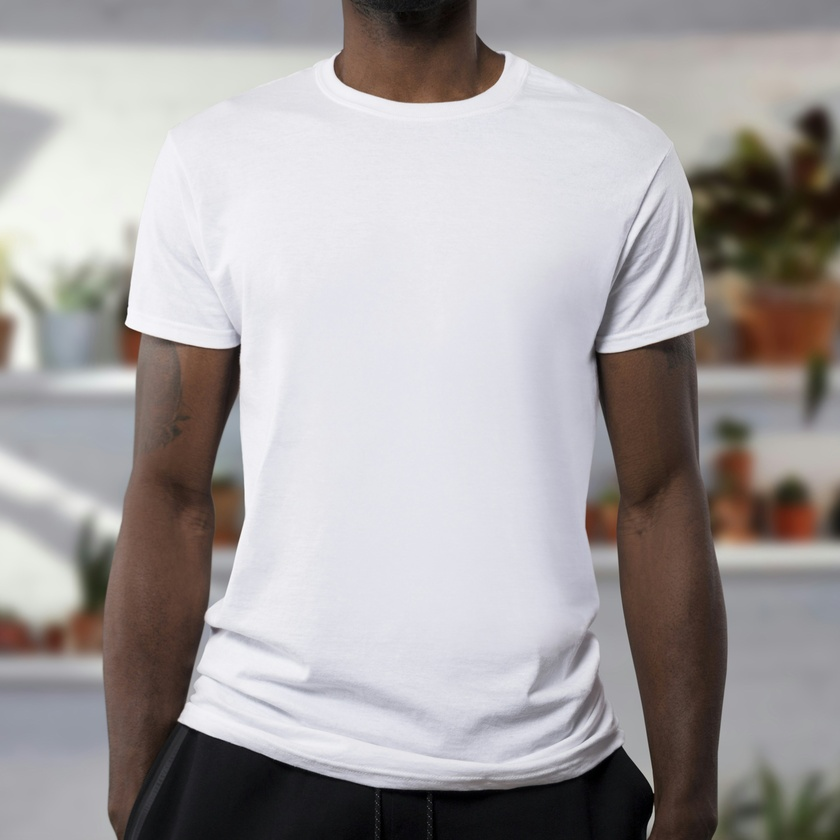
#> input picture frontend/test-images/test-shirt.jpg, 840 x 840 px, shrunk from 3000 x 3000 before the run
$ python -i image_processing.py   (imports and definitions only)
#> lines starting #> are read from the running program, lines starting #| are printed output that depends on the picture
#> further down, picture is the input picture: PIL image 840x840 RGB; mean R, G, B 166, 161.4, 161.5
#!/usr/bin/env python3
"""
Image Processing Utilities
Advanced image processing for flat lay composition
"""

import logging
from typing import Optional, Tuple
from PIL import Image, ImageFilter, ImageEnhance, ImageOps
import numpy as np

logger = logging.getLogger(__name__)


# [126 lines left out: functions remove_background_advanced, smooth_edges, enhance_image_quality, not called in this run]


def add_drop_shadow(
    image: Image.Image,
    offset: Tuple[int, int] = (10, 10),
    blur: int = 15,
    opacity: int = 128,
    color: Tuple[int, int, int] = (0, 0, 0)
) -> Image.Image:
    """
    Add a drop shadow to an image with transparency.

    Args:
        image: Input PIL Image with alpha channel
        offset: Shadow offset (x, y)
        blur: Shadow blur radius
        opacity: Shadow opacity (0-255)
        color: Shadow color (RGB)

    Returns:
        Image with drop shadow
    """
#> called with offset = (10, 10), blur = 20, opacity = 76, color = (0, 0, 0)
    try:
        if image.mode != 'RGBA':
            image = image.convert('RGBA')

        # Calculate new size to accommodate shadow
        new_width = image.width + abs(offset[0]) * 2 + blur * 2
#> new_width = 900
        new_height = image.height + abs(offset[1]) * 2 + blur * 2
#> new_height = 900

        # Create shadow layer
        shadow = Image.new('RGBA', (new_width, new_height), (0, 0, 0, 0))
#> shadow: PIL image 900x900 RGBA; every value is 0

        # Create a colored shadow from the alpha channel
        shadow_color = Image.new('RGBA', image.size, color + (opacity,))
        shadow_mask = image.split()[3]  # Alpha channel as mask
#> shadow_mask: PIL image 840x840 L; every value is 255

        # Position for shadow
        shadow_x = blur + abs(offset[0]) + offset[0]
        shadow_y = blur + abs(offset[1]) + offset[1]

        # Paste colored shadow
        shadow.paste(shadow_color, (shadow_x, shadow_y), shadow_mask)
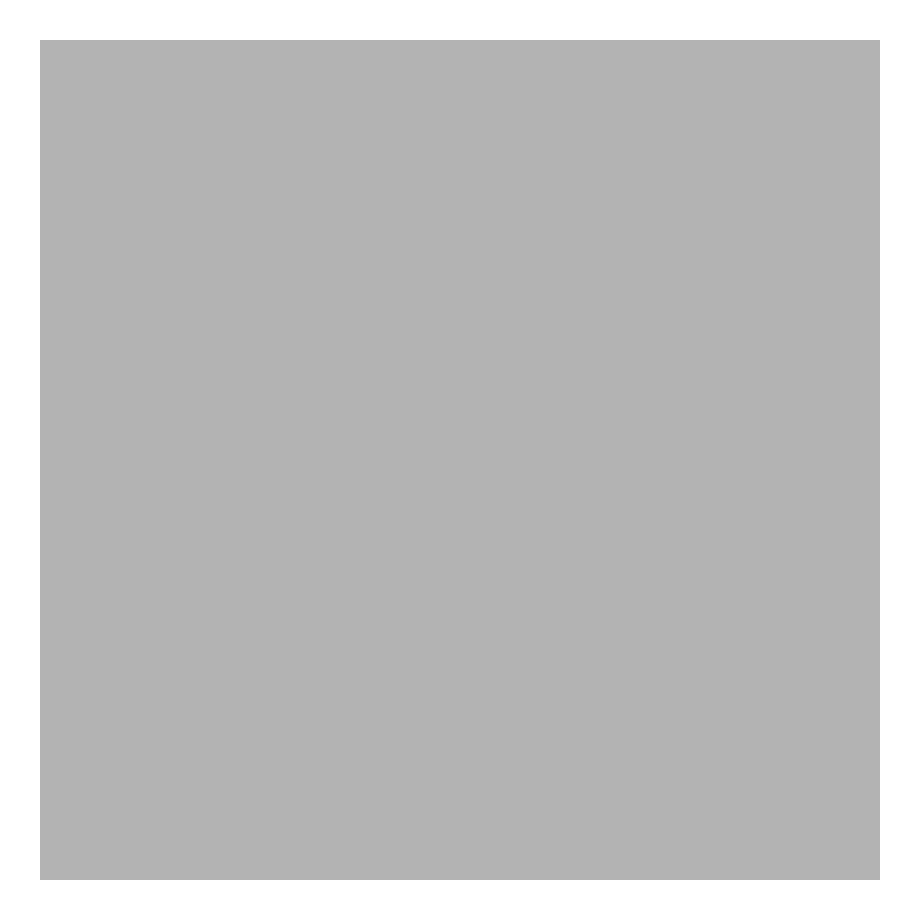
#> shadow: PIL image 900x900 RGBA; mean R, G, B, A 0, 0, 0, 66.2; transparent parts drawn white

        # Blur the shadow
        shadow = shadow.filter(ImageFilter.GaussianBlur(blur))
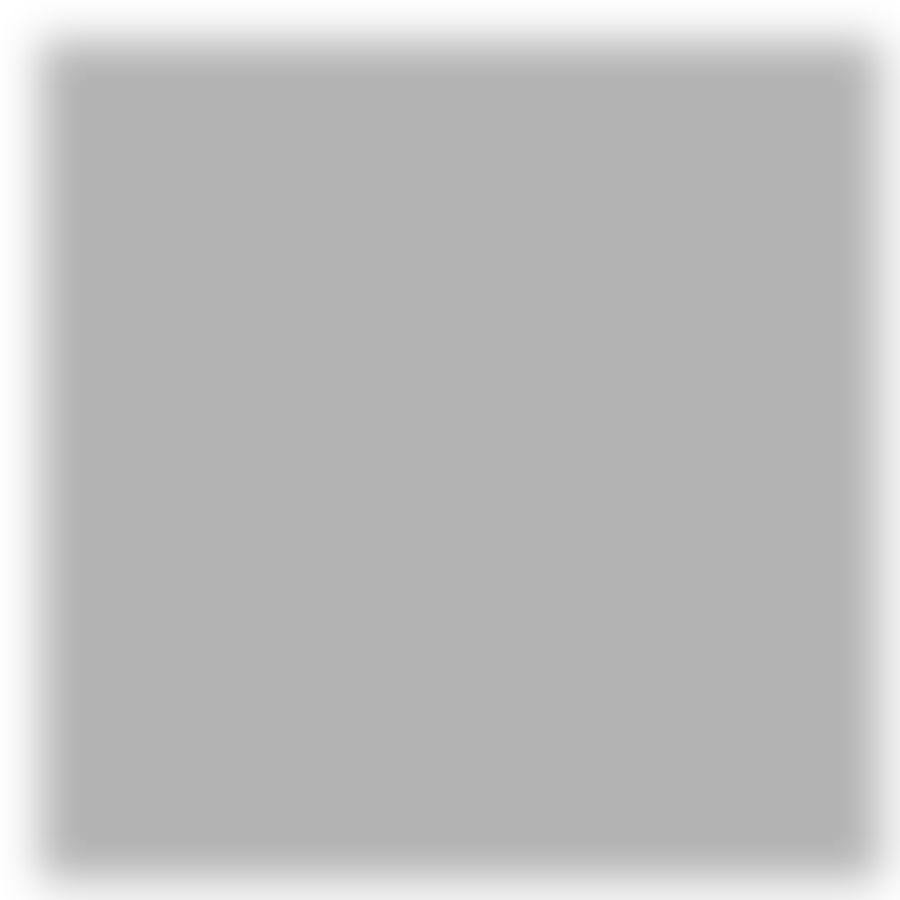
#> shadow: PIL image 900x900 RGBA; mean R, G, B, A 0, 0, 0, 66; transparent parts drawn white

        # Create result canvas
        result = Image.new('RGBA', (new_width, new_height), (0, 0, 0, 0))

        # Paste shadow
        result = Image.alpha_composite(result, shadow)

        # Paste original image on top
        image_x = blur + abs(offset[0])
        image_y = blur + abs(offset[1])
        result.paste(image, (image_x, image_y), image)
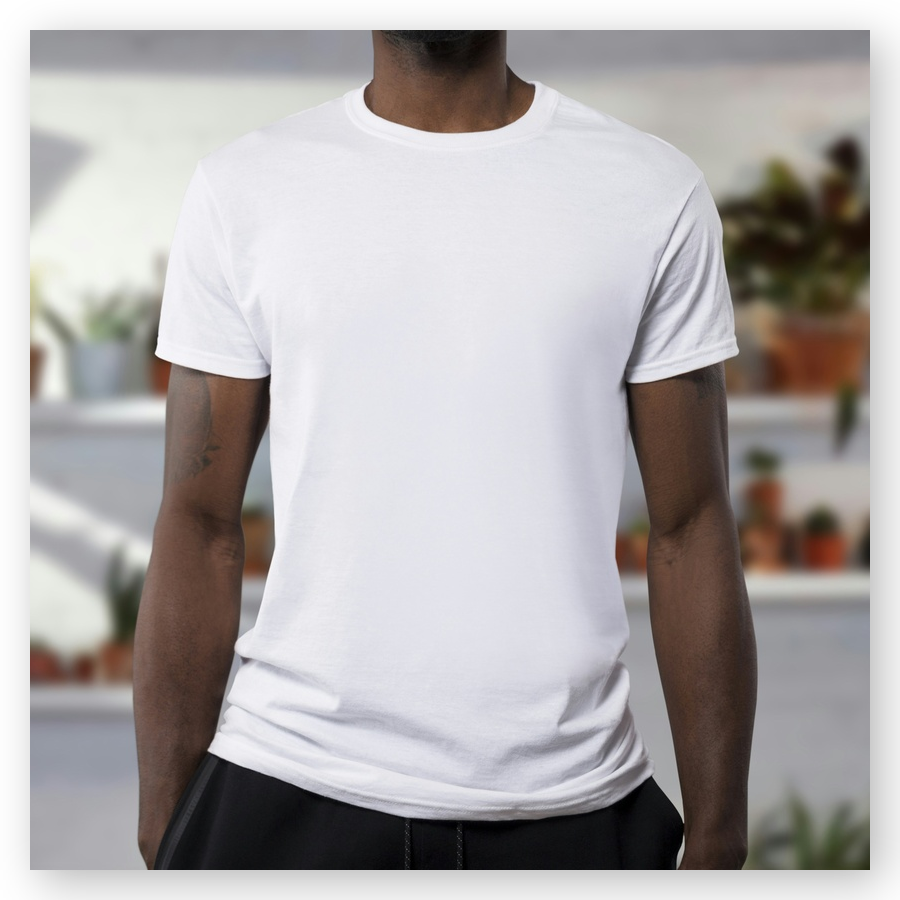
#> result: PIL image 900x900 RGBA; mean R, G, B, A 144.6, 140.6, 140.7, 224.7; transparent parts drawn white

        return result

    except Exception as e:
        logger.error(f"Error adding drop shadow: {e}")
        return image


def create_realistic_shadow(
    image: Image.Image,
    angle: int = 45,
    distance: int = 15,
    blur: int = 20,
    opacity: float = 0.3
) -> Image.Image:
    """
    Create a realistic directional shadow for flat lay items.

    Args:
        image: Input PIL Image with alpha
        angle: Shadow angle in degrees
        distance: Shadow distance from object
        blur: Shadow blur amount
        opacity: Shadow opacity (0.0-1.0)

    Returns:
        Image with realistic shadow
    """
    try:
        import math

        if image.mode != 'RGBA':
            image = image.convert('RGBA')

        # Calculate shadow offset from angle
        angle_rad = math.radians(angle)
        offset_x = int(distance * math.cos(angle_rad))
        offset_y = int(distance * math.sin(angle_rad))

        # Calculate opacity as 0-255
        shadow_opacity = int(opacity * 255)

        return add_drop_shadow(
            image,
            offset=(offset_x, offset_y),
            blur=blur,
            opacity=shadow_opacity
        )

    except Exception as e:
        logger.error(f"Error creating realistic shadow: {e}")
        return image


# [153 lines left out: functions auto_crop_transparent, normalize_item_orientation, add_subtle_texture, apply_vignette, not called in this run]

>>> from PIL import Image
>>> picture = Image.open('../../../frontend/test-images/test-shirt.jpg')
>>> result = create_realistic_shadow(picture)
